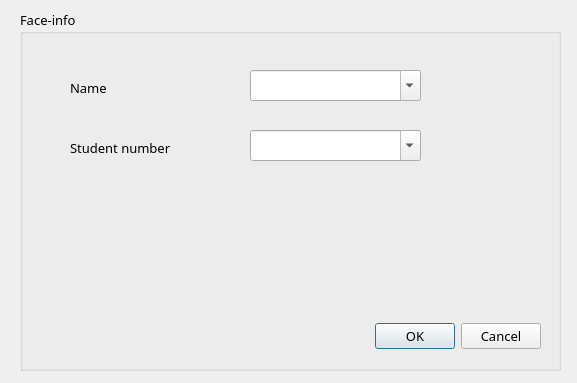
<?xml version="1.0" encoding="UTF-8"?>
<ui version="4.0">
 <class>Dialog</class>
 <widget class="QDialog" name="Dialog">
  <property name="geometry">
   <rect>
    <x>0</x>
    <y>0</y>
    <width>577</width>
    <height>383</height>
   </rect>
  </property>
  <property name="font">
   <font>
    <family>微软雅黑</family>
    <pointsize>10</pointsize>
   </font>
  </property>
  <property name="windowTitle">
   <string>Dialog</string>
  </property>
  <widget class="QGroupBox" name="groupBox">
   <property name="geometry">
    <rect>
     <x>20</x>
     <y>10</y>
     <width>541</width>
     <height>361</height>
    </rect>
   </property>
   <property name="title">
    <string>Face-info</string>
   </property>
   <widget class="QLabel" name="label">
    <property name="geometry">
     <rect>
      <x>50</x>
      <y>70</y>
      <width>72</width>
      <height>15</height>
     </rect>
    </property>
    <property name="text">
     <string>Name</string>
    </property>
   </widget>
   <widget class="QComboBox" name="comboBox">
    <property name="geometry">
     <rect>
      <x>230</x>
      <y>60</y>
      <width>171</width>
      <height>31</height>
     </rect>
    </property>
    <property name="editable">
     <bool>true</bool>
    </property>
   </widget>
   <widget class="QLabel" name="label_2">
    <property name="geometry">
     <rect>
      <x>50</x>
      <y>130</y>
      <width>131</width>
      <height>16</height>
     </rect>
    </property>
    <property name="text">
     <string>Student number</string>
    </property>
   </widget>
   <widget class="QComboBox" name="comboBox_2">
    <property name="geometry">
     <rect>
      <x>230</x>
      <y>120</y>
      <width>171</width>
      <height>31</height>
     </rect>
    </property>
    <property name="editable">
     <bool>true</bool>
    </property>
   </widget>
   <widget class="QDialogButtonBox" name="buttonBox">
    <property name="geometry">
     <rect>
      <x>60</x>
      <y>310</y>
      <width>461</width>
      <height>32</height>
     </rect>
    </property>
    <property name="orientation">
     <enum>Qt::Horizontal</enum>
    </property>
    <property name="standardButtons">
     <set>QDialogButtonBox::Cancel|QDialogButtonBox::Ok</set>
    </property>
   </widget>
  </widget>
 </widget>
 <resources/>
 <connections>
  <connection>
   <sender>buttonBox</sender>
   <signal>accepted()</signal>
   <receiver>Dialog</receiver>
   <slot>accept()</slot>
   <hints>
    <hint type="sourcelabel">
     <x>248</x>
     <y>254</y>
    </hint>
    <hint type="destinationlabel">
     <x>157</x>
     <y>274</y>
    </hint>
   </hints>
  </connection>
  <connection>
   <sender>buttonBox</sender>
   <signal>rejected()</signal>
   <receiver>Dialog</receiver>
   <slot>reject()</slot>
   <hints>
    <hint type="sourcelabel">
     <x>316</x>
     <y>260</y>
    </hint>
    <hint type="destinationlabel">
     <x>286</x>
     <y>274</y>
    </hint>
   </hints>
  </connection>
 </connections>
</ui>
